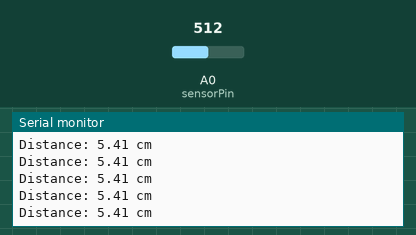
Simulated run of this program. Board: Arduino Nano, built with avr-gcc and run on an emulated ATmega328P. Parts: the last lines printed to the serial monitor. Inputs (shaded band) come from the test bench; at power-on: A0 (sensorPin) = 512.

Above: at 1.2 s.
1.3 s: A0 (sensorPin) set to 668
At 1.44 s:
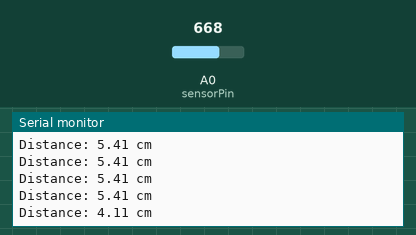
2.8 s: A0 (sensorPin) set to 693
At 2.89 s:
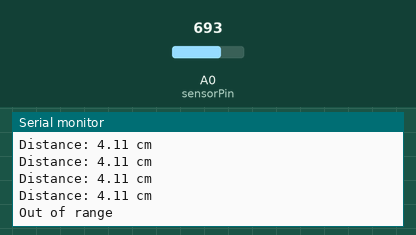

Measured:
- the behaviour switches between 685 and 686 on A0 (sensorPin) (found by bisection; images 1 and 2)
- after the input at 1.3 s, the serial monitor: prints a new line after 0.07 s (image 1)
- after the input at 2.8 s, the serial monitor: prints a new line at once (image 2)

The program:

main.cpp
```cpp
#include <Arduino.h>

const int sensorPin = A0;  // Analog pin connected to sensor
float distanceCm;

void setup() {
  Serial.begin(9600);
}

void loop() {
  int adcValue = analogRead(sensorPin);
  float voltage = adcValue * (5.0 / 1023.0);

  // Approximate formula for Sharp GP2Y0A41SK0F
  distanceCm = 13.0 / (voltage - 0.1);

  if (distanceCm >= 4.0 && distanceCm <= 30.0) {
    Serial.print("Distance: ");
    Serial.print(distanceCm, 2);
    Serial.println(" cm");
  } else {
    Serial.println("Out of range");
  }

  delay(80);
}
```
